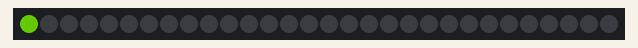
This sketch was run on a simulated Arduino Uno, built with avr-gcc and run on an emulated ATmega328P. Shown: 30 RGB LEDs in strip order, left to right. Dim RGB values are drawn brighter than linear.

Above: at 2.15 s.
At 2.8 s:
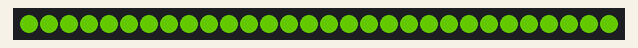

The sketch:

LED_onePixel.ino
```cpp
#include <FastLED.h>
#define NUM_LEDS 30
#define DATA_PIN 6

CRGB leds[NUM_LEDS];

void setup() {
    delay(2000);
    FastLED.addLeds<WS2812B, DATA_PIN, GRB>(leds, NUM_LEDS);  // GRB ordering is typical
}
void loop() {
   for(int i = 0; i < NUM_LEDS; i++) {
//      leds[i].r = 0;
//      leds[i].g = 0;
//      leds[i].b = 255;
      //leds[i] = 0xFF44DD;
      leds[i] = CRGB(50, 100, 0);

      FastLED.show();
      delay(25);
   }
}
```
